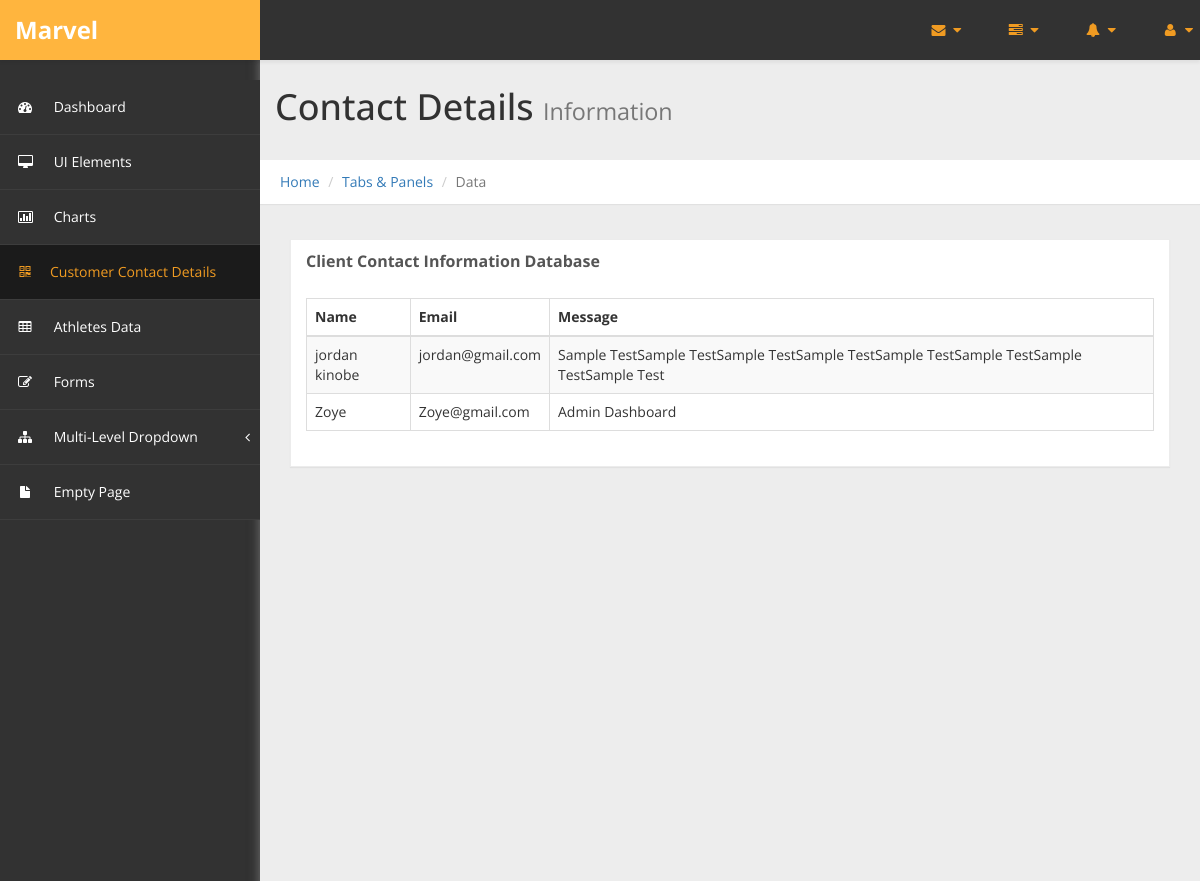
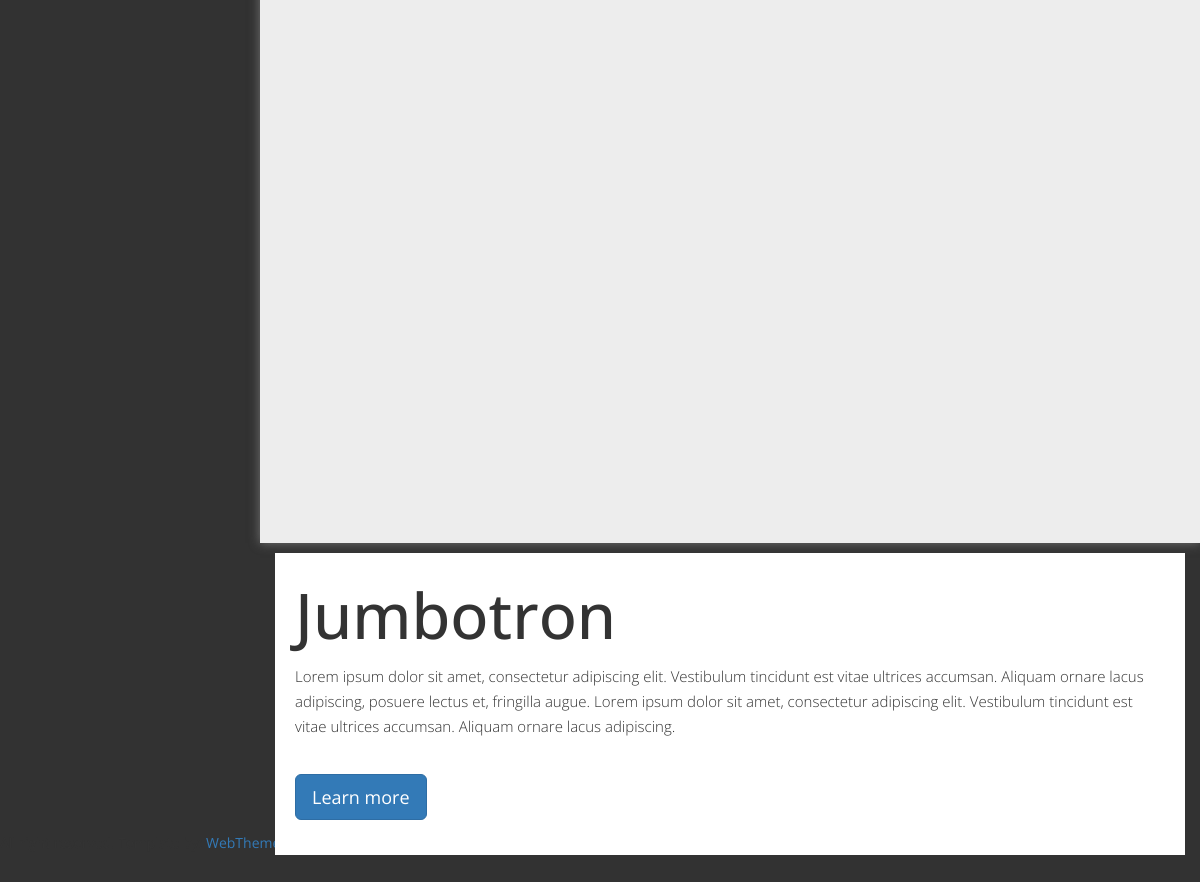
The app's page /admin/contactAdmin.php with its own data (2 pictures, top to bottom).
### tables this page shows
CREATE TABLE `contact` (
  `Name` varchar(250) NOT NULL,
  `Email` varchar(30) NOT NULL,
  `Message` varchar(2000) NOT NULL
);

### admin/contactAdmin.php (the view, shortened to what this page needs)
<?php
$host = "localhost";
$username = "root";
$password = "";
$dbname = "UAF";
$conn = mysqli_connect("$host","$username","$password","$dbname");
?>
<!DOCTYPE html>
<html xmlns="http://www.w3.org/1999/xhtml">
<head>
    <link href="assets/css/bootstrap.css" rel="stylesheet" />
    <link href="assets/css/font-awesome.css" rel="stylesheet" />
    <link href="assets/css/custom-styles.css" rel="stylesheet" />
</head>
<body>
    <div id="wrapper">
        <nav class="navbar navbar-default top-navbar" role="navigation">
            <div class="navbar-header">
                <a class="navbar-brand" href="index.html"><strong>Marvel</strong></a>
            </div>
            <ul class="nav navbar-top-links navbar-right">
                <li class="dropdown">
                    <a class="dropdown-toggle" data-toggle="dropdown" href="#" aria-expanded="false">
                        <i class="fa fa-envelope fa-fw"></i> <i class="fa fa-caret-down"></i>
                    </a>
                </li>
                <li class="dropdown">
                    <a class="dropdown-toggle" data-toggle="dropdown" href="#" aria-expanded="false">
                        <i class="fa fa-tasks fa-fw"></i> <i class="fa fa-caret-down"></i>
                    </a>
                </li>
                <li class="dropdown">
                    <a class="dropdown-toggle" data-toggle="dropdown" href="#" aria-expanded="false">
                        <i class="fa fa-bell fa-fw"></i> <i class="fa fa-caret-down"></i>
                    </a>
                </li>
                <li class="dropdown">
                    <a class="dropdown-toggle" data-toggle="dropdown" href="#" aria-expanded="false">
                        <i class="fa fa-user fa-fw"></i> <i class="fa fa-caret-down"></i>
                    </a>
                </li>
            </ul>
        </nav>
        <nav class="navbar-default navbar-side" role="navigation">
            <div class="sidebar-collapse">
                <ul class="nav" id="main-menu">
                    <li>
                        <a href="index.html"><i class="fa fa-dashboard"></i> Dashboard</a>
                    </li>
                    <li>
                        <a href="ui-elements.html"><i class="fa fa-desktop"></i> UI Elements</a>
                    </li>
					<li>
                        <a href="chart.html"><i class="fa fa-bar-chart-o"></i> Charts</a>
                    </li>
                    <li>
                        <a href="contactAdmin.php" class="active-menu"><i class="fa fa-qrcode"></i>Customer Contact Details</a>
                    </li>
                    <li>
                        <a href="table.php"><i class="fa fa-table"></i> Athletes Data</a>
                    </li>
                    <li>
                        <a href="form.html"><i class="fa fa-edit"></i> Forms </a>
                    </li>
                    <li>
                        <a href="#"><i class="fa fa-sitemap"></i> Multi-Level Dropdown<span class="fa arrow"></span></a>
                    </li>
                    <li>
                        <a href="empty.html"><i class="fa fa-fw fa-file"></i> Empty Page</a>
                    </li>
                </ul>
            </div>
        </nav>
        <div id="page-wrapper" >
			  <div class="header">
                        <h1 class="page-header">
                            Contact Details <small>Information</small>
                        </h1>
						<ol class="breadcrumb">
					  <li><a href="#">Home</a></li>
					  <li><a href="#">Tabs & Panels</a></li>
					  <li class="active">Data</li>
					</ol>
		</div>
        <div id="page-inner">
               <div class="row">
                   <div class="col-md-12">
                       <div class="panel panel-default">
                           <div class="panel-heading">
                               Client Contact Information Database
                           </div>
                           <div class="panel-body">
                               <div class="table-responsive">
                                   <table class="table table-striped table-bordered table-hover" id="dataTables-example">
                                       <thead>
                                           <tr>
                                               <th>Name</th>
                                               <th>Email</th>
                                               <th>Message</th>
                                           </tr>
                                       </thead>
                                       <tbody>
                                           <?php
                                               $query = mysqli_query($conn,"select * from contact");
                                               while ($row1 = mysqli_fetch_array($query)) {
                                           ?>
                                           <tr class="odd gradeX">
                                               <td><?php echo $row1['Name']; ?></td>
                                               <td><?php echo $row1['Email']; ?></td>
                                               <td><?php echo $row1['Message']; ?></td>
                                           </tr>
                                           <?php
                                               }
                                           ?>
                                       </tbody>
                                   </table>
                               </div>
                           </div>
                       </div>
                   </div>
               </div>
           </div>
                <div class="col-md-12">
                    <div class="jumbotron">
                        <h1>Jumbotron</h1>
                        <p>Lorem ipsum dolor sit amet, consectetur adipiscing elit. Vestibulum tincidunt est vitae ultrices accumsan. Aliquam ornare lacus adipiscing, posuere lectus et, fringilla augue. Lorem ipsum dolor sit amet, consectetur adipiscing elit. Vestibulum tincidunt est vitae ultrices accumsan. Aliquam ornare lacus adipiscing.</p>
                        <p>
                            <a class="btn btn-primary btn-lg" role="button">Learn more</a>
                        </p>
                    </div>
                </div>
            </div>
				<footer><p>All right reserved. Template by: <a href="http://webthemez.com">WebThemez.com</a></p></footer>
					</div>
</body>
</html>

### admin/assets/css/custom-styles.css (style rules this page uses)
body { font-family: 'Open Sans', sans-serif; background: #323232; }
#wrapper { width: 100%; }
#page-wrapper { padding: 15px 15px; min-height: 600px; background: #EDEDED; }
#page-inner { width:100%; margin:10px 20px 10px 0px; background-color:transparent; padding: 15px 30px; min-height:1200px; }
h1, .h1, h2, .h2, h3, .h3 { margin-top: 7px; margin-bottom: -5px; }
p { font-size:16px; line-height:25px; padding-top:20px; }
.navbar-side { z-index: 0; }
.panel { border-radius:0px; }
.navbar-side .nav > li > a > i { color: #FFFFFF; padding: 8px; width: 30px; text-align: center; }
.top-navbar { position: fixed; width: 100%; z-index: 300; -webkit-box-shadow: 0 3px 3px rgba(0, 0, 0, 0.05); -moz-box-shadow: 0 3px 3px rgba(0, 0, 0, 0.05); box-shadow: 0 3px 3px rgba(0, 0, 0, 0.05); }
.navbar-side { z-index: 1; position: fixed; width: 260px; top: 80px; }
#page-wrapper { position: relative; top: 55px; box-shadow: 0 0 10px #757575; -moz-box-shadow: 0 0 10px #757575; -webkit-box-shadow: 0 0 10px #757575; }
.breadcrumb { padding: 12px 10px 12px 20px; margin-bottom: 20px; list-style: none; border-radius: 0; -webkit-box-shadow: 0 1px 1px rgba(0,0,0,.05); box-shadow: 0 1px 1px rgba(0,0,0,.05);background: #fff; }
.page-header { padding-bottom: 9px; margin: 0; border-bottom: 1px solid transparent; text-align: left;background-color: rgb(237, 237, 237);padding: 32px 22px 32px 15px;color: #323232; }
.panel-default { border-color: #ECECEC; }
.panel-default > .panel-heading { color: #555; border-color: #FFF; font-weight:bold;background: #FFFFFF; font-size: 16px; text-shadow: none; }
.panel-heading { border-bottom: 1px solid transparent; border-top-left-radius: 3px; border-top-right-radius: 3px; }
.jumbotron { padding:20px; }
.jumbotron p { margin-bottom: 15px; font-size: 15px; font-weight: 200; }
.jumbotron, .well { background:#fff; }
footer p { font-size: 14px; }
.top-navbar { margin:0px; }
.top-navbar .navbar-brand { color: #fff; width: 260px; text-align: left; height: 60px; font-size: 24px; font-weight: 700; line-height: 30px;background: #F09B22; }
.top-navbar .nav > li { position: relative; display: inline-block; margin: 0px; padding: 0px; }
.top-navbar .nav > li > a { position: relative; display: block; padding: 20px;color: #FFFFFF; margin: 0px; }
.active-menu, .active-menu i { background-color: #1B1B1B !important; color: #F09B22 !important; }
.active-menu i { color: #F09B22 !important; }
.arrow { float: right; margin-top: 8px; }
.fa.arrow:before { content: "\f104"; }
.sidebar-collapse , .sidebar-collapse .nav { background:none; }
.sidebar-collapse .nav { padding:0; }
.sidebar-collapse .nav > li > a { color: #FFFFFF; background:transparent; text-shadow:none; }
.sidebar-collapse > .nav > li > a { padding: 12px 10px; }
.sidebar-collapse > .nav > li { border-bottom: 1px solid rgba(107, 108, 109, 0.19); }
.navbar-side { border:none; background: #323232; }
.top-navbar { background: #323232; border-bottom:none; }
.top-navbar .nav > li > a > i { margin-right: 2px; }
.navbar-default { border:0px solid black; }
.navbar-header { background: transparent; }
.nav > li > a > i { margin-right:10px; color: rgb(240, 155, 34); }
@media (min-width:768px) { #page-wrapper { margin: 0 0 0 260px; padding: 0; min-height: 1200px; } }
@media (min-width:768px) { .navbar-side { width: 260px; z-index: 1; } }
@media (min-width:768px) { .navbar { border-radius: 0px; } }

### records on screen
contact: Name "jordan kinobe", Email "jordan@gmail.com", Message "Sample TestSample TestSample TestSample TestSample TestSample TestSample TestSample Test"
contact: Name "Zoye", Email "Zoye@gmail.com", Message "Admin Dashboard"
